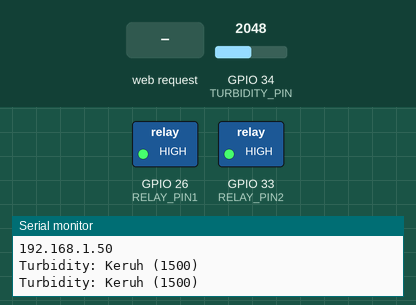
Recording of a sketch running on a simulated ESP32. Shown: switched loads named in the sketch (green lamp = pin HIGH), the last lines printed to the serial monitor. Inputs (shaded band) come from the test bench; at power-on: GPIO 34 (TURBIDITY_PIN) = 2048. WiFi joins after 1.5 s; servers stay silent unless stated.

Above: at 2.7 s.
2.8 s: HTTP request GET /26/off received
At 4.3 s:
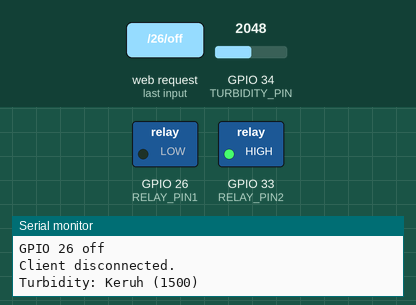
5.0 s: HTTP request GET /33/off received
At 6.8 s:
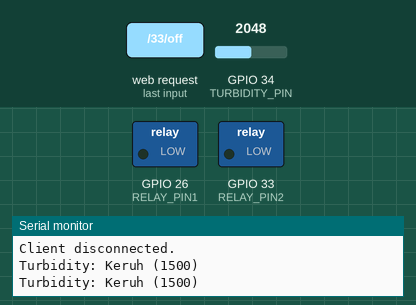
7.1 s: HTTP request GET /26/on received
At 7.9 s:
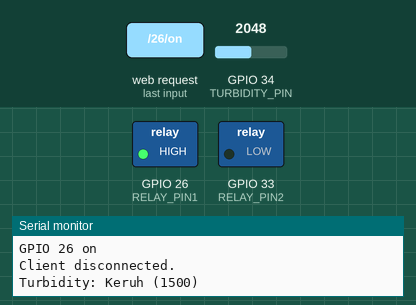
9.1 s: GPIO 34 (TURBIDITY_PIN) set to 2249
10.6 s: GPIO 34 (TURBIDITY_PIN) set to 2345
13.1 s: HTTP request GET /33/on received
At 14.6 s:
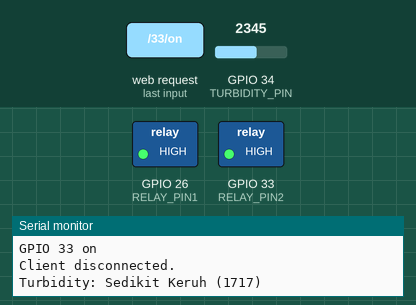
Timing chart, 0 to 16.1 s (numbered marks = the images above; inputs shaded):
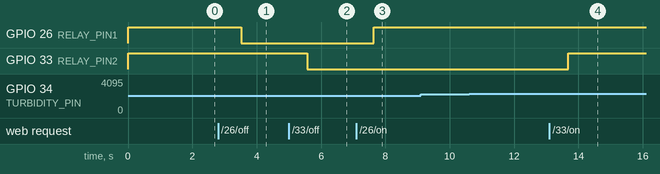

Measured:
- after the input at 2.8 s, GPIO 26 (RELAY_PIN1): HIGH → LOW after 0.72 s
- after the input at 5.0 s, GPIO 33 (RELAY_PIN2): HIGH → LOW after 0.58 s
- after the input at 7.1 s, GPIO 26 (RELAY_PIN1): LOW → HIGH after 0.53 s
- after the input at 13.1 s, GPIO 33 (RELAY_PIN2): LOW → HIGH after 0.59 s

The sketch:

UAS.ino
```cpp
#define RELAY_PIN1 26 // ESP32 pin GPIO26 yang terhubung ke relay
#define RELAY_PIN2 33 // ESP32 pin GPIO33 yang terhubung ke relay
#define TURBIDITY_PIN 34 // ESP32 pin GPIO34 (ADC1) yang terhubung ke pin AOUT sensor kekeruhan
#define THRESHOLD 100 // Sesuaikan ambang batas sesuai kebutuhan

#include <WiFi.h>

// Ganti dengan kredensial jaringan Anda
const char* ssid = "Bidadari";
const char* password = "yupiulet76";

// Tetapkan nomor port server web ke 80
WiFiServer server(80);

// Variabel untuk menyimpan permintaan HTTP
String header;

String output26State = "off";
String output33State = "off";
const int output26 = RELAY_PIN1;
const int output33 = RELAY_PIN2;

// Waktu saat ini
unsigned long currentTime = millis();
// Waktu sebelumnya
unsigned long previousTime = 0;
// Tentukan waktu batas waktu dalam milidetik (misalnya: 2000ms = 2s)
const long timeoutTime = 2000;

int sensorValue;
int value;

void setup() {
    Serial.begin(9600);
    pinMode(RELAY_PIN1, OUTPUT);
    pinMode(RELAY_PIN2, OUTPUT);

    // Pastikan relai mati pada awalnya
    digitalWrite(RELAY_PIN1, HIGH);
    digitalWrite(RELAY_PIN2, HIGH);

    // Hubungkan ke jaringan Wi-Fi dengan SSID dan kata sandi
    Serial.print("Connecting to ");
    Serial.println(ssid);
    WiFi.begin(ssid, password);
    while (WiFi.status() != WL_CONNECTED) {
    delay(500);
    Serial.print(".");
    }

  // Cetak alamat IP lokal dan mulai server web
  Serial.println("");
  Serial.println("WiFi connected.");
  Serial.println("IP address: ");
  Serial.println(WiFi.localIP());
  server.begin();
}

void loop() {
  // Baca nilai sensor kekeruhan
  sensorValue = analogRead(TURBIDITY_PIN); // baca nilai analog dari sensor kekeruhan
  value = map(sensorValue, 0, 4095, 0, 3000);

  Serial.print("Turbidity: ");
  if (value >= 2240) {
  Serial.print("Jernih");
  } else if (value >= 1680) {
  Serial.print("Sedikit Keruh");
  } else if (value >= 1120) {
  Serial.print("Keruh");
  } else {
  Serial.print("Sangat Keruh");
  }
  Serial.print(" (");
  Serial.print(value);
  Serial.println(")");

  delay(1000);

WiFiClient client = server.available(); // Dengarkan klien yang masuk

if (client) { // Jika klien baru terhubung,
    currentTime = millis();
    previousTime = currentTime;
    Serial.println("New Client."); // cetak pesan di port serial
    String currentLine = ""; // buat String untuk menyimpan data yang masuk dari klien
    while (client.connected() && currentTime - previousTime <= timeoutTime) { // loop selama klien terhubung
    currentTime = millis();
    if (client.available()) { // jika ada byte yang dapat dibaca dari klien,
    char c = client.read(); // baca satu byte, kemudian
    Serial.write(c); // cetak di monitor serial
    header += c;
    if (c == '\n') { // jika byte adalah karakter newline
    // jika baris saat ini kosong, Anda mendapatkan dua karakter newline berturut-turut.

    // itu adalah akhir dari permintaan HTTP klien, jadi kirim tanggapan:

    if (currentLine.length() == 0) {
    // Header HTTP selalu dimulai dengan kode respons (misalnya HTTP/1.1 200 OK)
    // dan tipe konten agar klien tahu apa yang akan datang, lalu baris kosong:
client.println("HTTP/1.1 200 OK");
client.println("Content-type/html");
client.println("Connection: close");
client.println();

            // menghidupkan dan mematikan GPIO
        if (header.indexOf("GET /26/on") >= 0) {
          Serial.println("GPIO 26 on");
          output26State = "on";
          digitalWrite(output26, HIGH);
        } else if (header.indexOf("GET /26/off") >= 0) {
          Serial.println("GPIO 26 off");
          output26State = "off";
          digitalWrite(output26, LOW);
        } else if (header.indexOf("GET /33/on") >= 0) {
          Serial.println("GPIO 33 on");
          output33State = "on";
          digitalWrite(output33, HIGH);
        } else if (header.indexOf("GET /33/off") >= 0) {
          Serial.println("GPIO 33 off");
          output33State = "off";
          digitalWrite(output33, LOW);
        }

        // Tampilkan halaman web HTML
        client.println("<!DOCTYPE html><html>");
        client.println("<head><meta name=\"viewport\" content=\"width=device-width, initial-scale=1\">");
        client.println("<link rel=\"icon\" href=\"data:,\">");
        client.println("<style>html { font-family: Helvetica; display: inline-block; margin: 0px auto; text-align: center;}");
        client.println(".button { background-color: #4CAF50; border: none; color: white; padding: 16px 40px;");
        client.println("text-decoration: none; font-size: 30px; margin: 2px; cursor: pointer;}");
        client.println(".button2 {background-color: #555555;}</style></head>");

        client.println("<body><h1>Monitoring Kekeruhan Air</h1>");

        // Tombol untuk Relay 1 (GPIO 26)
        client.println("<p>Pompa Kuras ");
        if (output26State == "off") {
          client.println("<p><a href=\"/26/on\"><button class=\"button\">ON</button></a></p>");
        } else {
          client.println("<p><a href=\"/26/off\"><button class=\"button button2\">OFF</button></a></p>");
        }

        // Tombol untuk Relay 2 (GPIO 33)
        client.println("<p>Pompa Isi ");
        if (output33State == "off") {
          client.println("<p><a href=\"/33/on\"><button class=\"button\">ON</button></a></p>");
        } else {
          client.println("<p><a href=\"/33/off\"><button class=\"button button2\">OFF</button></a></p>");
        }

        // Tampilkan kondisi
        if (value >= 2240) {
          client.println("<p>Condition: Jernih</p>");
        } else if (value >= 1680) {
          client.println("<p>Condition: Sedikit Keruh</p>");
        } else if (value >= 1120) {
          client.println("<p>Condition: Keruh</p>");
        } else {
          client.println("<p>Condition: Sangat Keruh</p>");
        }

        // Tampilkan status pompa
        client.println("<p>Status Pompa: ");
        if (output26State == "off" && output33State == "off") {
          client.println("Kedua Pompa Menyala</p>");
        } else if (output26State == "off") {
          client.println("Sedang Menguras</p>");
        } else if (output33State == "off") {
          client.println("Sedang Mengisi</p>");
        }else {
          client.println("Tidak Aktif</p>");
        }

        client.println("</body></html>");

        // Respons HTTP diakhiri dengan baris kosong lainnya
        client.println();
        // Keluar dari loop while
        break;
      } else { // jika Anda mendapatkan newline, maka kosongkan currentLine
        currentLine = "";
      }
    } else if (c != '\r') {  // jika Anda mendapatkan apapun selain karakter carriage return,
      currentLine += c;      // tambahkan ke akhir currentLine
    }
  }
}
// Bersihkan variabel header
header = "";
// Tutup koneksi
client.stop();
Serial.println("Client disconnected.");
Serial.println("");
  }
}
```
